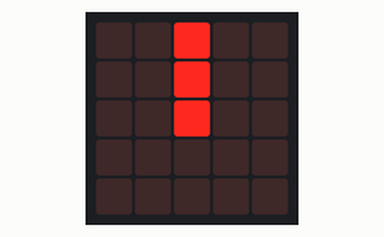
Simulated run of this program. Board: BBC micro:bit running MicroPython. Parts: the board's 5×5 LED display. At 7.0 s the program stops and its outputs stay as they are.

Above: at 0.1 s.
At 1.1 s:
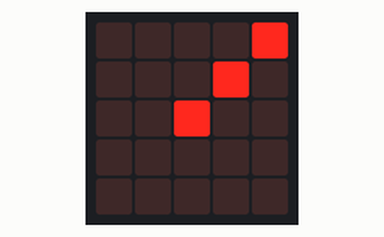
At 2.1 s:
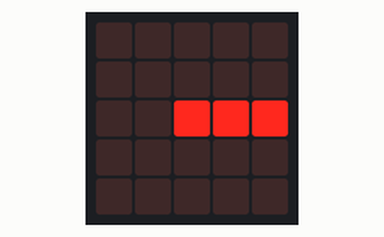
At 3.1 s:
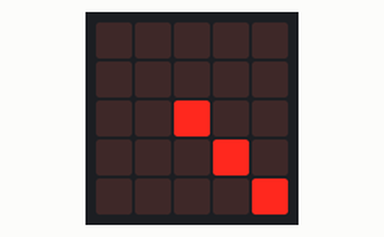
At 5.1 s:
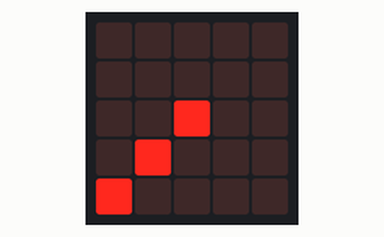
At 7.1 s:
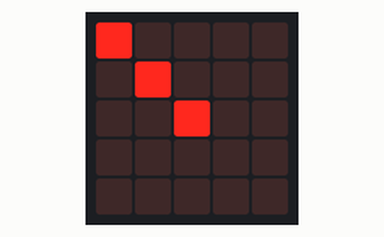

The program:

Interne_programme_9.py
```python
# Test des flèches
import microbit
fleche_N = microbit.Image("00900:00900:00900:00000:00000")
fleche_N_E = microbit.Image("00009:00090:00900:00000:00000")
fleche_E = microbit.Image("00000:00000:00999:00000:00000")
fleche_S_E = microbit.Image("00000:00000:00900:00090:00009")
fleche_S = microbit.Image("00000:00000:00900:00900:00900")
fleche_S_O = microbit.Image("00000:00000:00900:09000:90000")
fleche_O = microbit.Image("00000:00000:99900:00000:00000")
fleche_N_O = microbit.Image("90000:09000:00900:00000:00000")
microbit.display.show(fleche_N)
microbit.sleep(1000)
microbit.display.show(fleche_N_E)
microbit.sleep(1000)
microbit.display.show(fleche_E)
microbit.sleep(1000)
microbit.display.show(fleche_S_E)
microbit.sleep(1000)
microbit.display.show(fleche_S)
microbit.sleep(1000)
microbit.display.show(fleche_S_O)
microbit.sleep(1000)
microbit.display.show(fleche_O)
microbit.sleep(1000)
microbit.display.show(fleche_N_O)
```

Measured:
- what the display in image 1 shows lasts 1.0 s, from 1.0 s to 2.0 s
